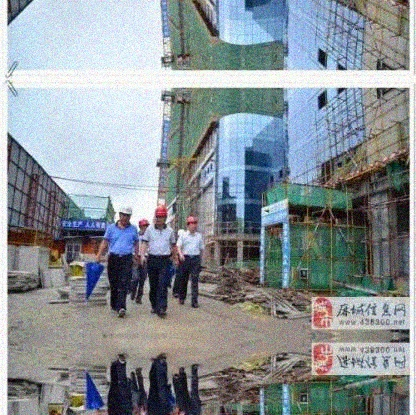
#> input picture Image_Denoise_test/005318_jpg.rf.b1989274624f5b7ee34d737133917ce5.jpg, 416 x 415 px, given as the content of the folder Image_SR_test, which was not available
$ python add_noise.py
#> lines starting #> are read from the running program, lines starting #| are printed output that depends on the picture
import numpy as np
import os
import cv2
def noisy(noise_typ,image):
    if noise_typ == "gauss":
        row,col,ch= image.shape
        mean = 0
        var = 200
        sigma = var**0.5
        gauss = np.random.normal(mean,sigma,(row,col,ch))
        gauss = gauss.reshape(row,col,ch)
        noisy = image + gauss
        return noisy
    elif noise_typ == "s&p":
        row,col,ch = image.shape
        s_vs_p = 0.5
        amount = 0.004
        out = np.copy(image)
        # Salt mode
        num_salt = np.ceil(amount * image.size * s_vs_p)
        coords = [np.random.randint(0, i - 1, int(num_salt))
                for i in image.shape]
        out[coords] = 1

        # Pepper mode
        num_pepper = np.ceil(amount* image.size * (1. - s_vs_p))
        coords = [np.random.randint(0, i - 1, int(num_pepper))
                for i in image.shape]
        out[coords] = 0
        return out
    elif noise_typ == "poisson":
        vals = len(np.unique(image))
        vals = 2 ** np.ceil(np.log2(vals))
        noisy = np.random.poisson(image * vals) / float(vals)
        return noisy
    elif noise_typ =="speckle":
        row,col,ch = image.shape
        gauss = np.random.randn(row,col,ch)
        gauss = gauss.reshape(row,col,ch)
        noisy = image + image * gauss
        return noisy

if __name__ == "__main__":
    import random
    for img_path in os.listdir("Image_SR_test"):
        img = cv2.imread(os.path.join("Image_SR_test", img_path))
#> img is the input picture: shape (415, 416, 3); mean B, G, R 150.6, 145.9, 138.2

        noise_type = ["speckle", "poisson", "s&p", "gauss"]
        noise_img = noisy("gauss", img)
#> in noisy, `noisy = image + gauss`:
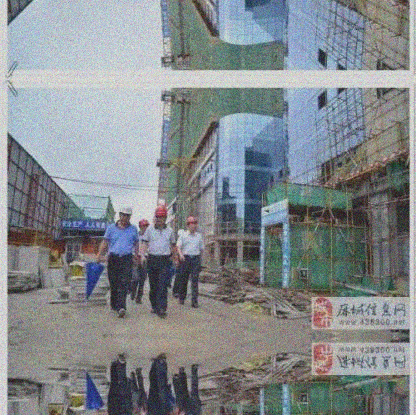
#> noisy: shape (415, 416, 3) float64; mean B, G, R 150.7, 146, 138.2; drawn with min black and max white

        cv2.imwrite(os.path.join("Image_Denoise_test", img_path), noise_img)

$ run again, on Image_Denoise_test/005322_jpg.rf.70e9a1bc9ff179c17a8ab99d7d990418.jpg
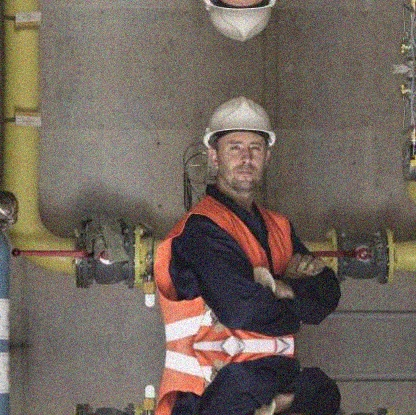
#> input picture Image_Denoise_test/005322_jpg.rf.70e9a1bc9ff179c17a8ab99d7d990418.jpg, 416 x 415 px, given as the content of the folder Image_SR_test, which was not available
#> img is the input picture: shape (415, 416, 3); mean B, G, R 92.4, 101.6, 113.5
#> in noisy, `noisy = image + gauss`:
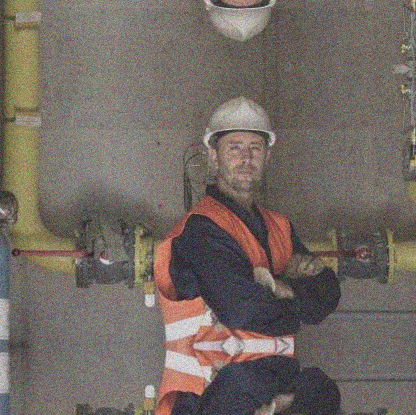
#> noisy: shape (415, 416, 3) float64; mean B, G, R 92.5, 101.6, 113.4; drawn with min black and max white
